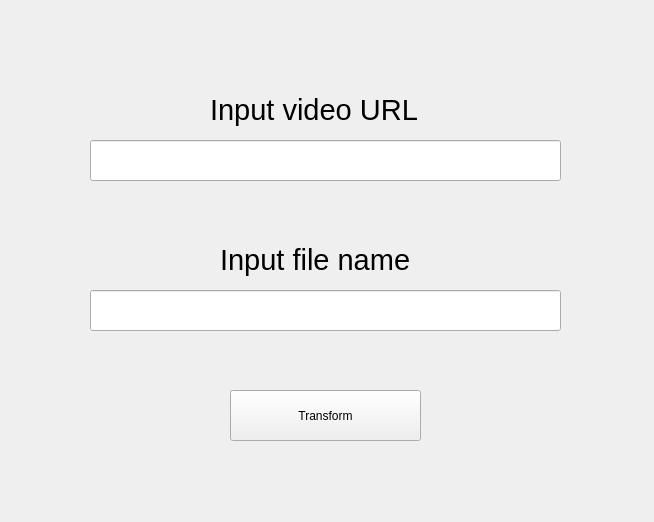
<?xml version="1.0" encoding="UTF-8"?>
<ui version="4.0">
 <class>Form</class>
 <widget class="QWidget" name="Form">
  <property name="geometry">
   <rect>
    <x>0</x>
    <y>0</y>
    <width>654</width>
    <height>522</height>
   </rect>
  </property>
  <property name="windowTitle">
   <string>Form</string>
  </property>
  <widget class="QLabel" name="URL_label">
   <property name="geometry">
    <rect>
     <x>210</x>
     <y>80</y>
     <width>271</width>
     <height>61</height>
    </rect>
   </property>
   <property name="text">
    <string>&lt;html&gt;&lt;head/&gt;&lt;body&gt;&lt;p&gt;&lt;span style=&quot; font-size:22pt;&quot;&gt;Input video URL&lt;/span&gt;&lt;/p&gt;&lt;/body&gt;&lt;/html&gt;</string>
   </property>
  </widget>
  <widget class="QLabel" name="File_label">
   <property name="geometry">
    <rect>
     <x>220</x>
     <y>230</y>
     <width>231</width>
     <height>61</height>
    </rect>
   </property>
   <property name="text">
    <string>&lt;html&gt;&lt;head/&gt;&lt;body&gt;&lt;p&gt;&lt;span style=&quot; font-size:22pt;&quot;&gt;Input file name&lt;/span&gt;&lt;/p&gt;&lt;/body&gt;&lt;/html&gt;</string>
   </property>
  </widget>
  <widget class="QLineEdit" name="URL_input">
   <property name="geometry">
    <rect>
     <x>90</x>
     <y>140</y>
     <width>471</width>
     <height>41</height>
    </rect>
   </property>
  </widget>
  <widget class="QLineEdit" name="Filename_input">
   <property name="geometry">
    <rect>
     <x>90</x>
     <y>290</y>
     <width>471</width>
     <height>41</height>
    </rect>
   </property>
  </widget>
  <widget class="QPushButton" name="Transform_button">
   <property name="geometry">
    <rect>
     <x>230</x>
     <y>390</y>
     <width>191</width>
     <height>51</height>
    </rect>
   </property>
   <property name="text">
    <string>Transform</string>
   </property>
  </widget>
 </widget>
 <resources/>
 <connections/>
</ui>
